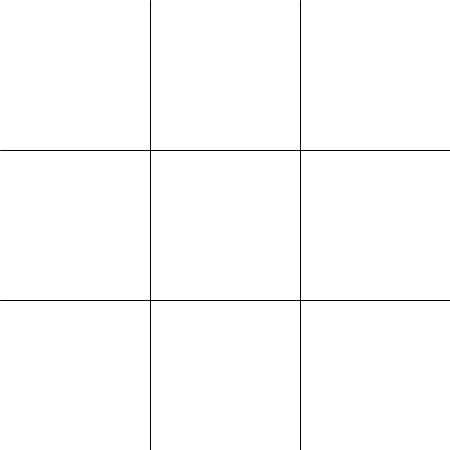
Frame 1 (no input)
Frame 60 (the mouse pressed at the canvas centre just before this capture): identical to frame 1, image omitted
Frame 120 (the mouse held since frame 60 and released just before this capture): identical to frame 1, image omitted

The Processing sketch that drew this single still picture (run headless with seeded random() and noise(); from frame 60 on, the mouse is pressed at the canvas centre):

// Processing sketch: processing_96889
// ── processing_96889.pde

Piece[][] grid;
BoardBuilder build;
Manager manager;
boolean canDoThing;
boolean canPlacePieces = true;

  void keyReleased(){
    canDoThing = true;
  }    

void setup(){
  build = new BoardBuilder();
  grid = new Piece[build.boardSize][build.boardSize];
  manager = new Manager();
  canDoThing = true;
  

  
  size(450,450);
  
  background(255);  
  build.drawXLines();
  build.drawYLines();  
  
  for (int i = 0; i < build.boardSize; i++) {
  for (int j = 0; j < build.boardSize; j++) {
    grid[i][j] = new Piece(
    (build.xIncrement/2)+(i * build.xIncrement),
    (build.yIncrement/2)+(j * build.yIncrement),
    (build.xIncrement/10)*8,
    (build.yIncrement/10)*8,
    false);
    }
  }  
}

  
void draw(){
  if (keyPressed == true && canDoThing == true){
    //canPlacePieces = false;
    canDoThing = false;    
      for (int i = 0; i < build.boardSize; i++) {
        for (int j = 0; j < build.boardSize; j++) {
          grid[i][j].show();
                    
    }
  }
  manager.check(grid);  
  } 

}

  void mousePressed(){ 
    if (canPlacePieces == true){
    for (int i = 0; i < build.boardSize; i++) {
      for (int j = 0; j < build.boardSize; j++) { 
        if (
        mouseX >= (grid[i][j].x - (grid[i][j].xSize/2)) &&
        mouseX <= (grid[i][j].x + (grid[i][j].xSize/2)) &&
        mouseY >= (grid[i][j].y - (grid[i][j].ySize/2)) &&
        mouseY <= (grid[i][j].y + (grid[i][j].ySize/2))){
          if (grid[i][j].alive == true){
            grid[i][j].alive = false;
            grid[i][j].show();            
          } else {
          grid[i][j].alive = true;
          grid[i][j].show();
          }
        }
      }
      }
    }
  }
class BoardBuilder{
  
//int high = 450;
//int wide = 450;

int boardSize = 3;

int xIncrement = 450 / boardSize;
int yIncrement = 450 / boardSize;
int linesNeeded = boardSize - 1;

void drawXLines(){
  int linesDrawn = 0;
  int lineDrawingX = 0;
  while (linesDrawn <= linesNeeded){
    lineDrawingX = lineDrawingX + xIncrement;
    line(lineDrawingX,0,lineDrawingX,450);
    linesDrawn ++;
    
    }
    
  }
  
  void drawYLines(){
  int linesDrawn = 0;
  int lineDrawingY = 0;
  while (linesDrawn <= linesNeeded){
    lineDrawingY = lineDrawingY + yIncrement;
    line(0,lineDrawingY,450,lineDrawingY);
    linesDrawn ++;
    
    }
    
  }

}
class Coordinates{
  int xCoord;
  int yCoord;
  boolean scopeAlive;
  
  Coordinates(int tempXCoord, int tempYCoord){
    
    xCoord = tempXCoord;
    yCoord = tempYCoord;
    
  }
  
  void getAlive(boolean aliveToCheck){
    scopeAlive = aliveToCheck;
  }
  
  int getXCoord(){
    return xCoord;
  }
  
  int getYCoord(){
    return yCoord;
  }
  
}
    
class Manager{
  
  Piece[][] toCheck;
  int arrayMax;
  Coordinates[][] inScope;
  
  void check(Piece[][] tempArray){
    int living = 0;
    toCheck = tempArray;
    
    inScope = new Coordinates[3][3];
    
    for (int i = 0; i < build.boardSize; i++) {
      for (int j = 0; j < build.boardSize; j++) {      
        inScope[0][0] = new Coordinates(i-1,j-1); inScope[1][0] = new Coordinates(i,j-1); inScope[2][0] = new Coordinates(i+1,j-1);
        inScope[0][1] = new Coordinates(i-1,j);   inScope[1][1] = new Coordinates(i,j);   inScope[2][1] = new Coordinates(i+1,j);
        inScope[0][2] = new Coordinates(i-1,j+1); inScope[1][2] = new Coordinates(i,j+1); inScope[2][2] = new Coordinates(i+1,j+1);
          for (int k = 0; k < 3; k++){//println(k);
            for (int m = 0; m < 3; m++){ //println(k + " " + m); 
            //println(m);
              //println(k + " " + m);
               //println("before 1st if" + " " + i + " " + j + " " + k + " " + m + " " + inScope[k][m].xCoord + " " + inScope[k][m].yCoord + " " + inScope[k][m].scopeAlive);
               //println("End loop" +" " + i + " " + j + " " + k + " " + m + " ");
               //println(inScope[1][2].xCoord + " " + inScope[1][2].yCoord);
             if(k == 1 && m == 1){
             } else {
              //println(k + " " + m);         
               //println("Before 2nd if" + " " + i + " " + j + " " + k + " " + l + " " + inScope[k][l].xCoord + " " + inScope[k][l].yCoord + " " + inScope[k][l].scopeAlive); 
               //println("End loop" +" " + i + " " + j + " " + k + " " + m + " ");
              if (inScope[k][m].xCoord >= 0 && inScope[k][m].xCoord < build.boardSize && inScope[k][m].yCoord >= 0 && inScope[k][m].yCoord < build.boardSize)
              {  inScope[k][m].getAlive(toCheck[inScope[k][m].getXCoord()][inScope[k][m].getYCoord()].alive);
               //println("Before 3rd if" + " " + i + " " + j + " " + k + " " + l + " " + inScope[k][l].xCoord + " " + inScope[k][l].yCoord + " " + inScope[k][l].scopeAlive);               
                  //println("End loop" +" " + i + " " + j + " " + k + " " + m + " ");
                  if (inScope[k][m].scopeAlive == true){  
                   living++;   
                 //println("End loop" +" " + i + " " + j + " " + k + " " + m + " "); 
                }
              }
            }
          }
        }
      }
    } println(living);
        //for (int i = 0; i < build.boardSize; i++) {
      //for (int j = 0; j < build.boardSize; j++) { 
        //println("Final Chech" + " " + toCheck[i][j].alive);
        //println(living);
      //}
        //}
  }
}
class Piece{
  
  int x;
  int y;
  int xSize;
  int ySize;
  boolean alive;
  
  Piece(int tempX, int tempY, int tempXSize, int tempYSize, boolean tempAlive){
    x = tempX;
    y = tempY;
    xSize = tempXSize;
    ySize = tempYSize;
    alive = tempAlive;    
  }
  
  void show(){
  if (alive == true){
  fill(0);
  noStroke();
  ellipse (x, y, xSize, ySize);
    } else {
        fill(255);
        noStroke();
        ellipse (x, y, xSize, ySize);
    }
    
  }  
}
